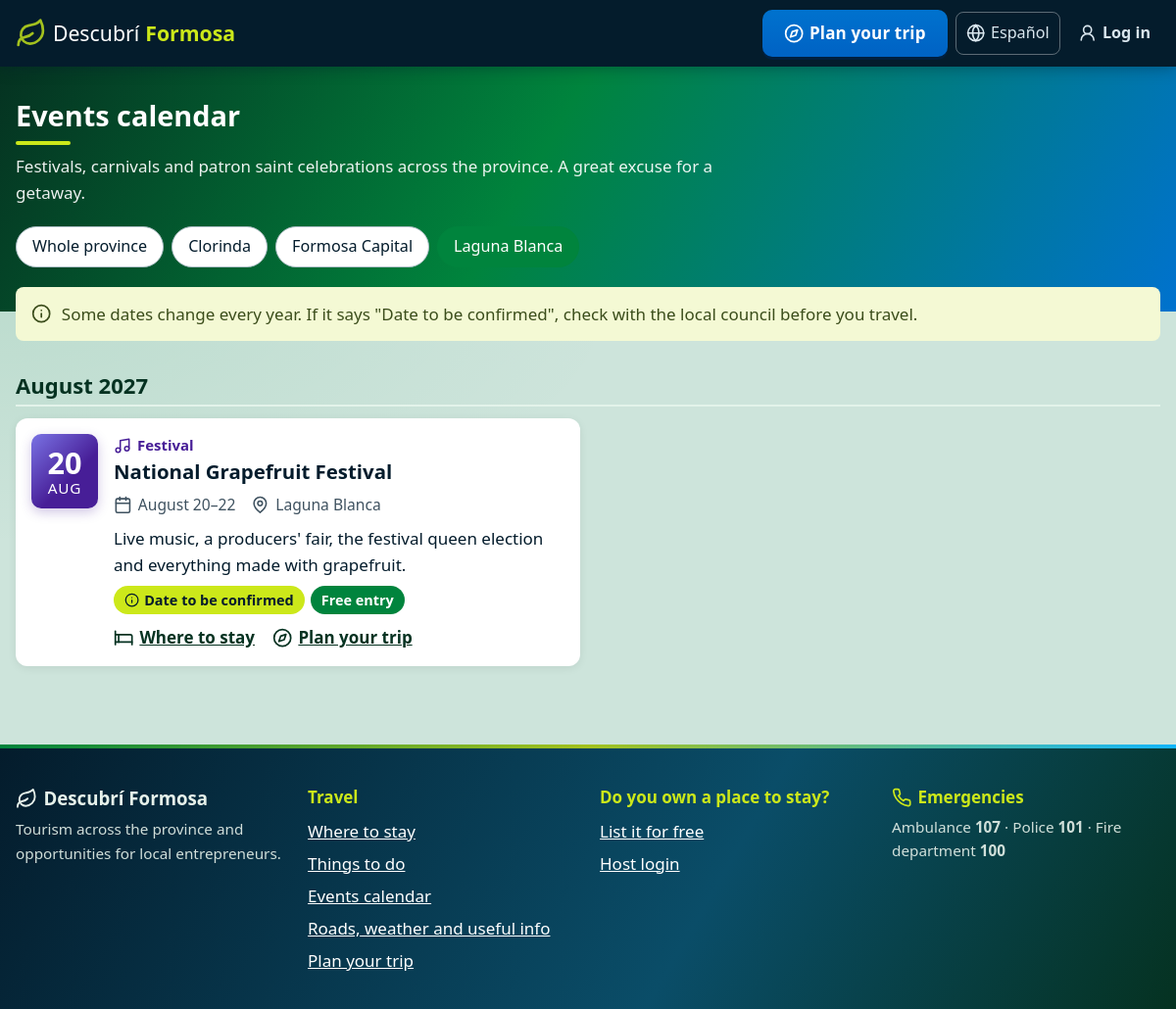
Screenshot of /eventos.php?localidad=4 with the database file from the repository.
### tables this page shows
CREATE TABLE localidades (
    id           INT UNSIGNED AUTO_INCREMENT PRIMARY KEY,
    nombre       VARCHAR(100) NOT NULL,
    slug         VARCHAR(100) NOT NULL UNIQUE,
    descripcion  TEXT,
    descripcion_en TEXT NULL,
    lat          DECIMAL(9,6) NOT NULL,
    lng          DECIMAL(9,6) NOT NULL,
    imagen       VARCHAR(255) NULL,
    es_destino   TINYINT(1) NOT NULL DEFAULT 1
);

CREATE TABLE eventos (
    id                INT UNSIGNED AUTO_INCREMENT PRIMARY KEY,
    localidad_id      INT UNSIGNED NOT NULL,
    nombre            VARCHAR(150) NOT NULL,
    nombre_en         VARCHAR(150) NULL,
    tipo              ENUM('fiesta','carnaval','religioso','cultural') NOT NULL,
    descripcion       TEXT NOT NULL,
    descripcion_en    TEXT NULL,
    lugar             VARCHAR(150) NULL,
    fecha_desde       DATE NOT NULL,
    fecha_hasta       DATE NOT NULL,
    fecha_confirmada  TINYINT(1) NOT NULL DEFAULT 0,
    gratis            TINYINT(1) NOT NULL DEFAULT 1,
    CONSTRAINT fk_evento_localidad FOREIGN KEY (localidad_id) REFERENCES localidades(id),
    INDEX idx_eventos_fecha (fecha_hasta)
);

### includes/idioma.php (called while the page is built, shortened)
<?php
function idioma(): string
{
    static $idioma = null;
    if ($idioma !== null) {
        return $idioma;
    }
    $navegador = strtolower(substr($_SERVER['HTTP_ACCEPT_LANGUAGE'] ?? '', 0, 2));
    return $idioma = $navegador === 'en' ? 'en' : 'es';
}
function diccionario(): array
{
    static $dic = null;
    return $dic ??= idioma() === 'en' ? require __DIR__ . '/../lang/en.php' : [];
}
function t(string $texto, array $vars = []): string
{
    $texto = diccionario()[$texto] ?? $texto;
    return $texto;
}
function traducido(array $fila, string $campo): string
{
    if (idioma() === 'en' && !empty($fila[$campo . '_en'])) {
        return $fila[$campo . '_en'];
    }
    return (string) ($fila[$campo] ?? '');
}

### config/db.php (called while the page is built, shortened)
<?php
function db(): PDO
{
    static $pdo = null;
    if ($pdo === null) {
        $dsn = 'mysql:host=' . DB_HOST . ';dbname=' . DB_NAME . ';charset=utf8mb4';
        $pdo = new PDO($dsn, DB_USER, DB_PASS, [
            PDO::ATTR_ERRMODE            => PDO::ERRMODE_EXCEPTION,
            PDO::ATTR_DEFAULT_FETCH_MODE => PDO::FETCH_ASSOC,
            PDO::ATTR_EMULATE_PREPARES   => false,
        ]);
    }
    return $pdo;
}

### eventos.php (the view, shortened to what this page needs)
<?php
require_once __DIR__ . '/includes/eventos.php';
$localidades = db()->query("
    SELECT DISTINCT l.id, l.nombre FROM localidades l JOIN eventos e ON e.localidad_id = l.id
    WHERE e.fecha_hasta >= CURDATE() ORDER BY l.nombre
")->fetchAll();
$localidad = (int) ($_GET['localidad'] ?? 0);
$eventos   = proximos_eventos(0, $localidad);
$porMes = [];
foreach ($eventos as $ev) {
    $ts = strtotime($ev['fecha_desde'] < date('Y-m-d') ? date('Y-m-d') : $ev['fecha_desde']);
    $porMes[ucfirst(nombre_mes((int) date('n', $ts))) . ' ' . date('Y', $ts)][] = $ev;
}
require __DIR__ . '/includes/header.php';
?>
<section class="seccion">
    <div class="contenedor">
        <h1 class="seccion__titulo"><?= e(t('Calendario de eventos')) ?></h1>
        <p class="seccion__intro">
            <?= e(t('Fiestas populares, carnavales y fiestas patronales de toda la provincia. Son una gran excusa para una escapada.')) ?>
        </p>
        <?php if ($localidades): ?>
            <nav class="chips eventos__filtro" aria-label="<?= e(t('Filtrar por localidad')) ?>">
                <a href="<?= url('eventos.php') ?>" class="chip <?= $localidad ? '' : 'activo' ?>"><?= e(t('Toda la provincia')) ?></a>
                <?php foreach ($localidades as $l): ?>
                    <a href="<?= url('eventos.php?localidad=' . $l['id']) ?>" class="chip <?= $localidad === (int) $l['id'] ? 'activo' : '' ?>"><?= e($l['nombre']) ?></a>
                <?php endforeach; ?>
            </nav>
        <?php endif; ?>
        <div class="alerta alerta--aviso">
            <?= icono('info') ?>
            <span><?= e(t('Algunas fechas cambian cada año. Si dice "Fecha a confirmar", consultá con el municipio antes de viajar.')) ?></span>
        </div>
        <?php foreach ($porMes as $mes => $lista): ?>
            <h2 class="eventos__mes"><?= e($mes) ?></h2>
            <div class="eventos__lista">
                <?php foreach ($lista as $ev): ?>
                    <?= html_evento($ev) ?>
                <?php endforeach; ?>
            </div>
        <?php endforeach; ?>
    </div>
</section>
<?php require __DIR__ . '/includes/footer.php'; ?>

### includes/funciones.php (shortened to what this page needs)
<?php
require_once __DIR__ . '/../config/db.php';
require_once __DIR__ . '/idioma.php';
function e(?string $texto): string
{
    return htmlspecialchars($texto ?? '', ENT_QUOTES, 'UTF-8');
}
function url(string $ruta = ''): string
{
    return BASE_URL . '/' . ltrim($ruta, '/');
}
function icono(string $nombre, string $clase = ''): string
{
    return '<svg class="icono ' . $clase . '" aria-hidden="true" focusable="false"><use href="'
        . url('assets/img/iconos.svg') . '#i-' . $nombre . '"></use></svg>';
}

### includes/eventos.php (shortened to what this page needs)
<?php
require_once __DIR__ . '/funciones.php';
function proximos_eventos(int $limite = 0, int $localidad = 0): array
{
    $sql = "SELECT e.*, l.nombre AS localidad
            FROM eventos e JOIN localidades l ON l.id = e.localidad_id
            WHERE e.fecha_hasta >= CURDATE()" . ($localidad ? ' AND e.localidad_id = ?' : '') . "
            ORDER BY e.fecha_desde, e.nombre" . ($limite ? " LIMIT $limite" : '');
    $stmt = db()->prepare($sql);
    $stmt->execute($localidad ? [$localidad] : []);
    return $stmt->fetchAll();
}
function rango_fechas(string $desde, string $hasta): string
{
    [$d1, $d2] = [strtotime($desde), strtotime($hasta)];
    $mismoMes = date('Y-m', $d1) === date('Y-m', $d2);
    if (idioma() === 'en') {
        return $mismoMes ? date('F j', $d1) . '–' . date('j', $d2) : date('F j', $d1) . ' – ' . date('F j', $d2);
    }
    return $mismoMes
        ? date('j', $d1) . ' al ' . fecha_larga($hasta)
        : fecha_larga($desde) . ' al ' . fecha_larga($hasta);
}
function html_evento(array $ev): string
{
    $tipo  = TIPOS_EVENTO[$ev['tipo']];
    $desde = strtotime($ev['fecha_desde']);
    $mes   = idioma() === 'en' ? date('M', $desde) : mb_substr(MESES_ES[date('n', $desde) - 1], 0, 3);
    $enCurso = $ev['fecha_desde'] <= date('Y-m-d');
    ob_start(); ?>
    <article class="evento">
        <div class="evento__fecha" aria-hidden="true">
            <span class="evento__dia"><?= date('j', $desde) ?></span>
            <span class="evento__mes"><?= e($mes) ?></span>
        </div>
        <div class="evento__cuerpo">
            <p class="evento__tipo"><?= icono($tipo['icono']) ?> <?= e(t($tipo['nombre'])) ?></p>
            <h3 class="evento__nombre"><?= e(traducido($ev, 'nombre')) ?></h3>
            <p class="datos-icono">
                <span class="dato-icono"><?= icono('calendario') ?> <?= e(rango_fechas($ev['fecha_desde'], $ev['fecha_hasta'])) ?></span>
                <span class="dato-icono"><?= icono('ubicacion') ?> <?= e($ev['localidad']) ?><?= $ev['lugar'] ? ' · ' . e($ev['lugar']) : '' ?></span>
            </p>
            <p class="evento__descripcion"><?= e(traducido($ev, 'descripcion')) ?></p>
            <p class="evento__etiquetas">
                <?php if (!$ev['fecha_confirmada']): ?>
                    <span class="badge badge--aviso" title="<?= e(t('Consultá la fecha exacta con el municipio antes de viajar.')) ?>"><?= icono('info') ?> <?= e(t('Fecha a confirmar')) ?></span>
                <?php endif; ?>
                <?php if ($ev['gratis']): ?><span class="badge"><?= e(t('Entrada libre')) ?></span><?php endif; ?>
            </p>
            <div class="evento__links">
                <a href="<?= url('alojamientos.php?localidad=' . $ev['localidad_id']) ?>"><?= icono('cama') ?> <?= e(t('Dónde dormir')) ?></a>
                <a href="<?= url('planificador.php') ?>"><?= icono('brujula') ?> <?= e(t('Armá tu viaje')) ?></a>
            </div>
        </div>
    </article>
    <?php
    return ob_get_clean();
}

### assets/css/estilos.css (style rules this page uses)
:root { --verde: #00843D; --verde-oscuro: #053221; --verde-medio: #2E8B29; --oliva: #3B4D1B; --lima: #A3C11E; --lima-claro: #CCE81A; --azul: #0072CE; --azul-oscuro: #0062C4; --azul-noche: #001F3F; --petroleo: #0A4D68; --noche: #041C2C; --celeste: #12B5FB; --violeta: #471E97; --lavanda: #7A73E4; --verde-claro: #e3f3ea; --azul-claro: #e5f1fb; --violeta-claro: #efedfc; --lima-suave: #f4f9d4; --texto: var(--noche); --texto-suave: #3f5260; --fondo: #cde4db; --blanco: #ffffff; --borde: #cdd9dc; --rojo: #b83227; --estrella: var(--verde-medio); --radio: 12px; --sombra: 0 2px 10px rgba(0, 0, 0, .07); --sombra-alta: 0 10px 28px rgba(5, 50, 33, .16); --degradado: linear-gradient(120deg, #053221 0%, #00843D 45%, #0072CE 100%); --degradado-acento: linear-gradient(135deg, #0072CE 0%, #0062C4 100%); --degradado-festivo: linear-gradient(135deg, #7A73E4 0%, #471E97 60%); --degradado-linea: linear-gradient(90deg, #00843D 0%, #A3C11E 50%, #12B5FB 100%); }
* { box-sizing: border-box; }
html { font-size: 106.25%; }
body { margin: 0; font-family: system-ui, -apple-system, "Segoe UI", Roboto, sans-serif; color: var(--texto); background: var(--fondo); line-height: 1.6; }
a { color: var(--verde-oscuro); }
.con-banda main > .seccion:first-child > .contenedor > .seccion__titulo, .con-banda main > .seccion:first-child > .contenedor > .seccion__intro, .con-banda main > .seccion:first-child > .contenedor > .volver { color: var(--blanco); }
.con-banda main > .seccion:first-child > .contenedor > .seccion__intro { opacity: .92; }
.con-banda main > .seccion:first-child > .contenedor > .seccion__titulo::after { background: var(--lima-claro); }
h1, h2, h3 { line-height: 1.25; }
.contenedor { width: 100%; max-width: 1200px; margin: 0 auto; padding: 0 16px; }
.icono { width: 1.2em; height: 1.2em; flex-shrink: 0; vertical-align: -0.22em; fill: none; stroke: currentColor; stroke-width: 2; stroke-linecap: round; stroke-linejoin: round; }
.logo__icono { color: var(--lima); width: 1.5em; height: 1.5em; }
.seccion { padding: 32px 0; }
.seccion__titulo { margin: 0 0 8px; font-size: 1.7rem; }
.seccion__titulo::after { content: ''; display: block; width: 56px; height: 4px; margin-top: 8px; border-radius: 4px; background: var(--degradado-linea); }
.seccion__intro { margin: 0 0 20px; color: var(--texto-suave); max-width: 720px; }
.dato-icono { display: inline-flex; align-items: center; gap: 6px; }
.datos-icono { display: flex; flex-wrap: wrap; gap: 6px 16px; font-size: .92rem; color: var(--texto-suave); margin: 8px 0 0; }
.badge { display: inline-flex; align-items: center; gap: 5px; font-size: .85rem; font-weight: 700; padding: 3px 11px; border-radius: 999px; background: var(--verde); color: var(--blanco); }
.badge .icono { width: 1.05em; height: 1.05em; }
.badge--aviso { background: var(--lima-claro); color: var(--noche); }
.alerta { padding: 14px 16px; border-radius: 8px; margin-bottom: 16px; background: var(--verde-claro); color: var(--verde-oscuro); }
.alerta > .icono { margin-right: 6px; }
.alerta--aviso { background: var(--lima-suave); color: var(--oliva); }
.chips { display: flex; flex-wrap: wrap; gap: 8px; }
.chip { position: relative; display: inline-flex; align-items: center; gap: 6px; min-height: 42px; font: inherit; font-size: .95rem; padding: 6px 16px; border-radius: 999px; border: 1px solid #aebfc6; background: var(--blanco); color: var(--texto); cursor: pointer; user-select: none; }
.chip.activo, .chip:has(input:checked) { background: var(--verde); border-color: var(--verde); color: var(--blanco); }

### assets/css/animaciones.css (style rules this page uses)
.aparece.aparece { opacity: 0; transform: translateY(18px); transition: opacity .5s ease-out, transform .5s ease-out; transition-delay: var(--retraso, 0ms); }
.aparece.aparece--visible { opacity: 1; transform: none; }
.chip { transition: background .2s, border-color .2s, color .2s, transform .15s; }
.btn, .chip { position: relative; overflow: hidden; }
.chip.activo, .chip:has(input:checked) { animation: pop .3s ease-out; }
.js-anim .seccion__titulo::after { width: 0; transition: width .8s .2s ease-out; }
.js-anim .seccion__titulo.visto::after { width: 56px; }

### rows the page displays
localidades: nombre "Clorinda"
localidades: nombre "Formosa Capital"
localidades: nombre "Laguna Blanca"
eventos: fecha_desde "20", fecha_desde "AUG", tipo "Festival", nombre_en "National Grapefruit Festival", rango_fechas($ev['fecha_desde'], $ev['fecha_hasta']) "August 20–22", localidad.nombre "Laguna Blanca", descripcion_en "Live music, a producers' fair, the festival queen election and everything made with grapefruit."

### other values shown
t('Armá tu viaje') "Plan your trip"
IDIOMAS[$otroIdioma] "Español"
t('Iniciar sesión') "Log in"
t('Calendario de eventos') "Events calendar"
t('Toda la provincia') "Whole province"
$mes "August 2027"
t('Para viajar') "Travel"
t('Dónde dormir') "Where to stay"
t('Qué hacer') "Things to do"
t('Rutas, clima y datos útiles') "Roads, weather and useful info"
t('¿Tenés un alojamiento?') "Do you own a place to stay?"
t('Publicalo gratis') "List it for free"
t('Ingresar como prestador') "Host login"
t('Emergencias') "Emergencies"
t('Ambulancia') "Ambulance"
